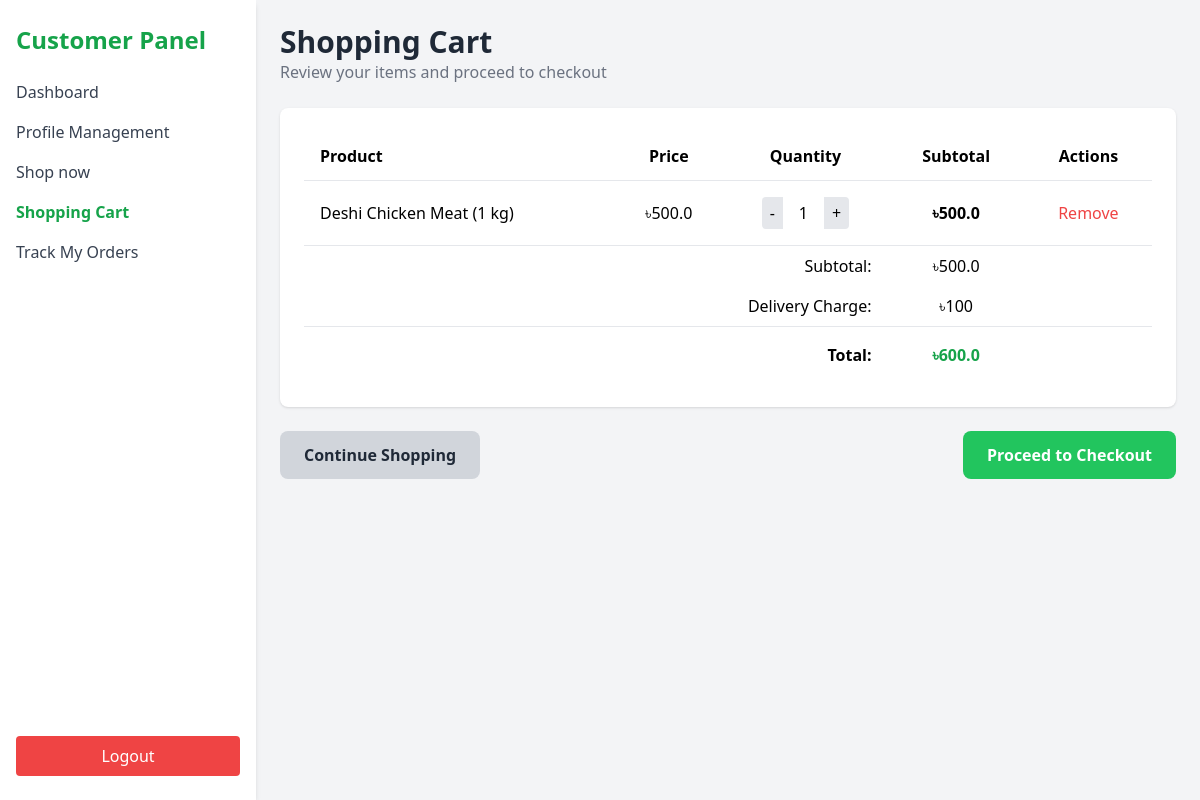
Page /cart (signed in) on the earlier database version.
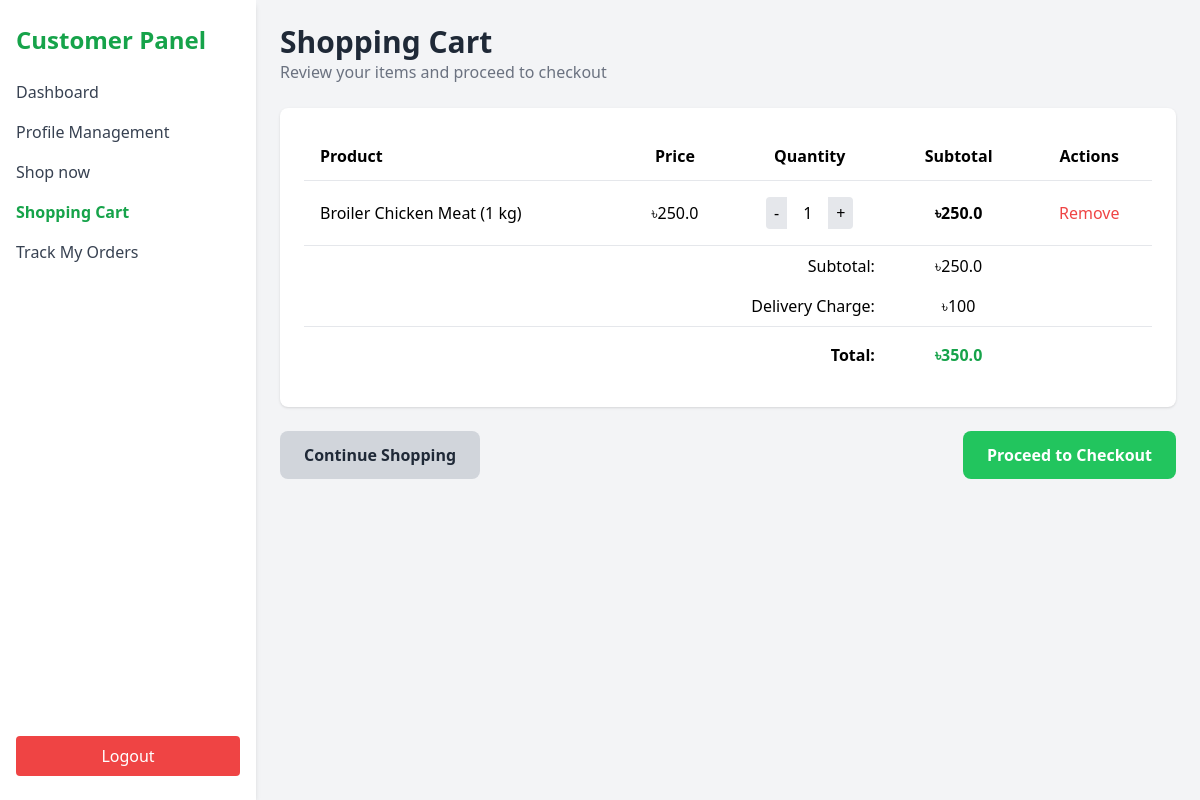
Same page on the later database version.
### models.py (models this page shows, shortened)
class CartItem(db.Model):
    id = db.Column(db.Integer, primary_key=True)
    user_id = db.Column(db.Integer, db.ForeignKey('user.id'), nullable=False)
    product_id = db.Column(db.Integer, db.ForeignKey('product.id'), nullable=False)
    quantity = db.Column(db.Integer, default=1)
    user = db.relationship('User', backref='cart_items')
    product = db.relationship('Product')
    @property
    def subtotal(self):
        return self.quantity * self.product.unit_price

class Product(db.Model):
    id = db.Column(db.Integer, primary_key=True)
    name = db.Column(db.String(100), nullable=False)
    category = db.Column(db.String(100), nullable=False)
    quantity = db.Column(db.Integer, nullable=False)
    unit_price = db.Column(db.Float, nullable=False)
    product_description = db.Column(db.String(200), nullable=True)
    image = db.Column(db.String(100), nullable=True)  # Add this line for the image
    added_by = db.Column(db.Integer, db.ForeignKey('user.id'), nullable=False)

### app.py (the view)
@app.route('/cart')
def view_cart():
    user_id = session.get('user_id')
    user = db.session.get(User, user_id) if user_id else None
    if not user or user.role != 'customer':
        return redirect(url_for('login'))
    cart_items = CartItem.query.filter_by(user_id=user.id).all()
    product_total = sum(item.subtotal for item in cart_items)
    delivery_charge = 100
    total = product_total + delivery_charge
    return render_template(
        'cart.html',
        user=user,
        cart_items=cart_items,
        product_total=product_total,
        delivery_charge=delivery_charge,
        total=total
    )

### templates/cart.html (shortened to what the changed rows need)
<!DOCTYPE html>
<html lang="en">
<head>
  <script src="https://cdn.tailwindcss.com"></script>
</head>
<body class="bg-gray-100 min-h-screen">
  <div class="flex h-screen">
    <aside class="w-64 bg-white shadow-md px-4 py-6 flex flex-col h-full">
      <h1 class="text-2xl font-bold text-green-600 mb-6">Customer Panel</h1>
    </aside>
    <main class="flex-1 p-6 overflow-y-auto">
      <header class="mb-6">
        <h2 class="text-3xl font-semibold text-gray-800">Shopping Cart</h2>
      </header>
      {% if cart_items and cart_items|length > 0 %}
      <section class="bg-white p-6 rounded-lg shadow mb-6">
        <table class="min-w-full">
          <thead>
            <tr class="border-b">
              <th class="text-left py-3 px-4">Product</th>
              <th class="text-center py-3 px-4">Price</th>
              <th class="text-center py-3 px-4">Quantity</th>
              <th class="text-center py-3 px-4">Subtotal</th>
              <th class="text-center py-3 px-4">Actions</th>
            </tr>
          </thead>
          <tbody>
            {% for item in cart_items %}
            <tr class="border-b hover:bg-gray-50">
              <td class="py-4 px-4">{{ item.product.name }}</td>
              <td class="py-4 px-4 text-center">৳{{ item.product.unit_price }}</td>
              <td class="py-4 px-4 text-center">
                <div class="flex items-center justify-center">
                  <button onclick="updateQuantity({{ item.product_id }}, {{ item.quantity - 1 }})" class="bg-gray-200 px-2 py-1 rounded-l">-</button>
                  <span class="px-4">{{ item.quantity }}</span>
                  <button onclick="updateQuantity({{ item.product_id }}, {{ item.quantity + 1 }})" class="bg-gray-200 px-2 py-1 rounded-r">+</button>
                </div>
              </td>
              <td class="py-4 px-4 text-center font-semibold">৳{{ item.subtotal }}</td>
              <td class="py-4 px-4 text-center">
                <form action="{{ url_for('remove_from_cart', product_id=item.product_id) }}" method="post">
                  <button type="submit" class="text-red-500 hover:text-red-700">Remove</button>
                </form>
              </td>
            </tr>
            {% endfor %}
          </tbody>
          <tfoot>
            <tr>
              <td colspan="3" class="py-2 px-4 text-right">Subtotal:</td>
              <td class="py-2 px-4 text-center">৳{{ product_total }}</td>
              <td></td>
            </tr>
            <tr>
              <td colspan="3" class="py-2 px-4 text-right">Delivery Charge:</td>
              <td class="py-2 px-4 text-center">৳{{ delivery_charge }}</td>
              <td></td>
            </tr>
            <tr class="border-t">
              <td colspan="3" class="py-4 px-4 text-right font-semibold">Total:</td>
              <td class="py-4 px-4 text-center font-bold text-green-600">৳{{ total }}</td>
              <td></td>
            </tr>
          </tfoot>
        </table>
      </section>
      <div class="flex justify-between mt-6">
        <a href="{{ url_for('shop') }}" class="bg-gray-300 text-gray-800 px-6 py-3 rounded-lg font-semibold hover:bg-gray-400 transition">
          Continue Shopping
        </a>
        <a href="{{ url_for('checkout') }}" class="bg-green-500 text-white px-6 py-3 rounded-lg font-semibold hover:bg-green-600 transition">
          Proceed to Checkout
        </a>
      </div>
      {% endif %}
    </main>
  </div>
</body>
</html>

Differences in the rows shown:
changed CartItem: product.name "Deshi Chicken Meat (1 kg)" → "Broiler Chicken Meat (1 kg)"; product.unit_price "500.0" → "250.0"; subtotal "500.0" → "250.0"
Other differences:
{{ product_total }}: "500.0" → "250.0"
{{ total }}: "600.0" → "350.0"
